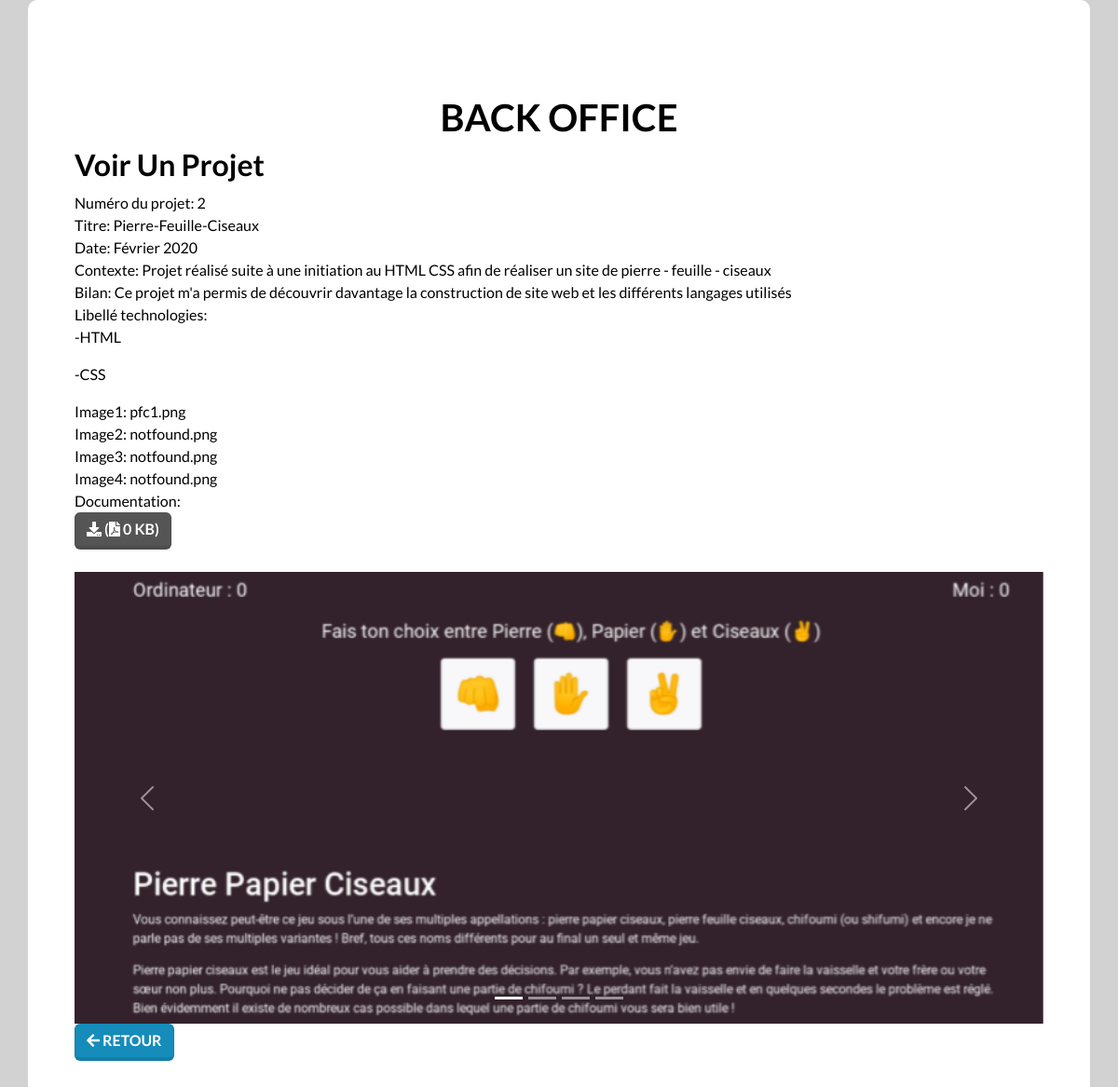
Screenshot of /view.php?id=2 with the database file from the repository.
### tables this page shows
CREATE TABLE `projets` (
  `id_projet` int(11) NOT NULL,
  `titre_projet` varchar(100) NOT NULL,
  `date_projet` varchar(100) NOT NULL,
  `contexte_projet` varchar(255) NOT NULL,
  `bilan_projet` varchar(255) NOT NULL,
  `image1_projet` varchar(255) NOT NULL,
  `image2_projet` varchar(255) NOT NULL,
  `image3_projet` varchar(255) NOT NULL,
  `image4_projet` varchar(255) NOT NULL,
  `document1_projet` varchar(255) NOT NULL,
  `document2_projet` varchar(255) NOT NULL
);

CREATE TABLE `technologies` (
  `id_techno` int(11) NOT NULL,
  `libelle_techno` varchar(100) NOT NULL
);

### view.php (the view, shortened to what this page needs)
<?php
if (!empty($_GET["id"])) {
    $id = checkInput($_GET["id"]);
}
$co = connexionBdd();
$statement = $co->prepare('SELECT * FROM projets WHERE id_projet = ?');
$statement->execute(array($id));
$item = $statement->fetch();
function checkInput($data)
{
    $data = trim($data);
    $data = stripslashes($data);
    $data = htmlspecialchars($data);
    return $data;
}
?>
<!DOCTYPE html>
<html lang="fr">
<head>
    <link rel='stylesheet' href='https://cdnjs.cloudflare.com/ajax/libs/bootswatch/5.1.3/lumen/bootstrap.min.css'>
    <link rel='stylesheet' href='https://cdnjs.cloudflare.com/ajax/libs/font-awesome/5.15.4/css/all.min.css'>
    <link type="text/css" rel="stylesheet" href="css/adminstyle.css">
</head>
<body>
<div class="container admin">
    <h1>Back Office</h1>
    <h2>Voir un projet</h2>
    <br><br>
    <form>
        <div class="form-group">
            <label>Numéro du projet:</label><?php echo ' ' . $item['id_projet']; ?>
        </div>
        <div class="form-group">
            <label>Titre:</label><?php echo ' ' . $item['titre_projet']; ?>
        </div>
        <div class="form-group">
            <label>Date:</label><?php echo ' ' . $item['date_projet']; ?>
        </div>
        <div class="form-group">
            <label>Contexte:</label><?php echo ' ' . $item['contexte_projet']; ?>
        </div>
        <div class="form-group">
            <label>Bilan:</label><?php echo ' ' . $item['bilan_projet']; ?>
        </div>
        <div class="form-group">
            <label>Libellé technologies:</label>
            <?php
            $co = connexionBdd();
            $statementx = $co->prepare('SELECT libelle_techno FROM technologies, lien_technos WHERE technologies.id_techno = lien_technos.fk_id_techno AND fk_id_projet = ?');
            $statementx->execute(array($id));
            while ($ith = $statementx->fetch()) {
                echo '<p> -' . $ith['libelle_techno'] . '</p>';
            }
            ?>
        </div>
        <div class="form-group">
            <label>Image1:</label><?php echo ' ' . $item['image1_projet']; ?>
        </div>
        <div class="form-group">
            <label>Image2:</label><?php echo ' ' . $item['image2_projet']; ?>
        </div>
        <div class="form-group">
            <label>Image3:</label><?php echo ' ' . $item['image3_projet']; ?>
        </div>
        <div class="form-group">
            <label>Image4:</label><?php echo ' ' . $item['image4_projet']; ?>
        </div>
        <div class="form-group">
            <label>Documentation:</label><br>
            <?php
            $filename = 'docs/' . $item['document1_projet'];
            $filesize = filesize($filename);
            echo '<a href="docs/' . $item['document1_projet'] . '" download="Document1" class="btn btn-dark" target="_blank"><i class="fas fa-download"></i> ' . $item['document1_projet'] . ' (<i class="fas fa-file-pdf"></i> ' . $filesize / 1024 . ' KB)</a>';
            ?>
        </div>
    </form>
    <br>
    <div id="carouselExampleCaptions" class="carousel slide" data-bs-ride="carousel">
        <div class="carousel-indicators">
            <button type="button" data-bs-target="#carouselExampleCaptions" data-bs-slide-to="0" class="active"
                    aria-current="true" aria-label="Slide 1"></button>
            <button type="button" data-bs-target="#carouselExampleCaptions" data-bs-slide-to="1"
                    aria-label="Slide 2"></button>
            <button type="button" data-bs-target="#carouselExampleCaptions" data-bs-slide-to="2"
                    aria-label="Slide 3"></button>
            <button type="button" data-bs-target="#carouselExampleCaptions" data-bs-slide-to="3"
                    aria-label="Slide 4"></button>
        </div>
        <div class="carousel-inner">
            <div class="carousel-item active">
                <img class="d-block w-100" src="<?php echo 'img/' . $item['image1_projet']; ?>" alt="First slide">
            </div>
        </div>
        <button class="carousel-control-prev" type="button" data-bs-target="#carouselExampleCaptions"
                data-bs-slide="prev">
            <span class="carousel-control-prev-icon" aria-hidden="true"></span>
        </button>
        <button class="carousel-control-next" type="button" data-bs-target="#carouselExampleCaptions"
                data-bs-slide="next">
            <span class="carousel-control-next-icon" aria-hidden="true"></span>
        </button>
    </div>
    <div class="form-actions">
        <a class="btn btn-primary" href="index.php"><i class="fas fa-arrow-left"></i> Retour</a>
    </div>
</div>
</body>
</html>

### css/adminstyle.css (style rules this page uses)
body { font-family: "Lato", sans-serif; background-color: #d2d2d2; color: black; }
h1, h2, h3, h4 { text-align: center; }
h1 { margin-top: 5%; text-transform: uppercase; font-weight: bold; }
h2 { float: left; text-transform: capitalize; font-weight: bold; }
.admin { background-color: #fff; padding: 50px; border-radius: 10px; }

### rows the page displays
projets: id_projet "2", titre_projet "Pierre-Feuille-Ciseaux", date_projet "Février 2020", contexte_projet "Projet réalisé suite à une initiation au HTML CSS afin de réaliser un site de pierre - feuille - ciseaux", bilan_projet "Ce projet m'a permis de découvrir davantage la construction de site web et les différents langages utilisés", image1_projet "pfc1.png", image2_projet "notfound.png", image3_projet "notfound.png", image4_projet "notfound.png", $filesize/1024 "0", image1_projet (picture)
technologies: libelle_techno "HTML"
technologies: libelle_techno "CSS"
